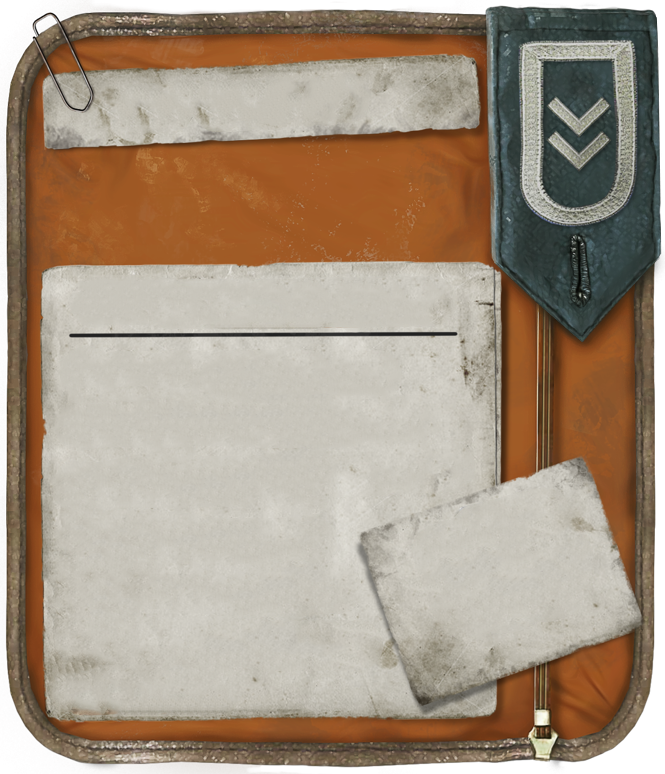
#> input picture discord_bot/assets/ranks/Штурманн.png, 665 x 774 px
$ python preview_card.py
#> lines starting #> are read from the running program, lines starting #| are printed output that depends on the picture
### discord_bot/card_renderer.py
from __future__ import annotations

import os
from functools import lru_cache
from io import BytesIO
from pathlib import Path

from PIL import Image, ImageDraw, ImageFilter, ImageFont, ImageOps

from constants import ATTRIBUTES, RANK_FILES, RANKS


@lru_cache(maxsize=64)
def _font(size: int, bold: bool = False) -> ImageFont.FreeTypeFont | ImageFont.ImageFont:
    configured = os.getenv("RATTEN_FONT_BOLD" if bold else "RATTEN_FONT_REGULAR", "").strip()
    filename = "DejaVuSans-Bold.ttf" if bold else "DejaVuSans.ttf"
    candidates = [
        Path(configured) if configured else None,
        Path(__file__).resolve().parent / "assets" / "fonts" / filename,
        Path("C:/Windows/Fonts/arialbd.ttf" if bold else "C:/Windows/Fonts/arial.ttf"),
        Path("/usr/share/fonts/truetype/dejavu/DejaVuSans-Bold.ttf" if bold else "/usr/share/fonts/truetype/dejavu/DejaVuSans.ttf"),
        Path("/usr/share/fonts/dejavu/DejaVuSans-Bold.ttf" if bold else "/usr/share/fonts/dejavu/DejaVuSans.ttf"),
        Path("/usr/share/fonts/truetype/liberation2/LiberationSans-Bold.ttf" if bold else "/usr/share/fonts/truetype/liberation2/LiberationSans-Regular.ttf"),
    ]
    for candidate in candidates:
        if candidate and candidate.is_file():
            return ImageFont.truetype(str(candidate), size=size)
    raise RuntimeError(
        "Не найден шрифт с поддержкой кириллицы. "
        "Установите fonts-dejavu-core или задайте RATTEN_FONT_REGULAR и RATTEN_FONT_BOLD."
    )


def _fit_text(draw: ImageDraw.ImageDraw, text: str, box_width: int, start_size: int, bold: bool = False):
    for size in range(start_size, 10, -1):
        font = _font(size, bold)
        if draw.textbbox((0, 0), text, font=font)[2] <= box_width:
            return font
    return _font(10, bold)


def _rotated_centered_text(image: Image.Image, text: str, center: tuple[int, int], width: int, angle: float, size: int, fill, bold: bool = False):
    measure = ImageDraw.Draw(image)
    font = _fit_text(measure, text, width, size, bold)
    box = measure.textbbox((0, 0), text, font=font)
    layer = Image.new("RGBA", (width + 30, max(60, box[3] - box[1] + 24)), (0, 0, 0, 0))
    layer_draw = ImageDraw.Draw(layer)
    x = (layer.width - (box[2] - box[0])) // 2
    y = (layer.height - (box[3] - box[1])) // 2 - box[1]
    layer_draw.text((x, y), text, fill=fill, font=font)
    rotated = layer.rotate(angle, expand=True, resample=Image.Resampling.BICUBIC)
    image.alpha_composite(rotated, (center[0] - rotated.width // 2, center[1] - rotated.height // 2))


# [55 lines left out: functions _wrapped_lines, _draw_notes, not called in this run]


class CardRenderer:
    def __init__(self, assets_dir: Path):
        self.assets_dir = assets_dir

    def render(self, character: dict) -> BytesIO:
        scale = 2
        s = lambda value: int(round(value * scale))
        point = lambda x, y: (s(x), s(y))
        rect = lambda left, top, right, bottom: (s(left), s(top), s(right), s(bottom))

        rank = RANKS[max(0, min(len(RANKS) - 1, int(character["rank_index"])))]
        template = self.assets_dir / "ranks" / RANK_FILES[rank]
        image = Image.open(template).convert("RGBA")
#> image is the input picture: PIL image 665x774 RGBA; mean R, G, B, A 155.2, 137.6, 119.1, 239.6
        image = image.resize((image.width * scale, image.height * scale), Image.Resampling.LANCZOS)
#> image: PIL image 1330x1548 RGBA
        draw = ImageDraw.Draw(image)
        ink = (45, 43, 38, 255)
        muted = (80, 74, 63, 255)

        full_name = f'{character["surname"]} {character["name"]}'
        _rotated_centered_text(image, full_name, center=point(260, 103), width=s(330), angle=3.5, size=s(24), fill=ink, bold=True)
#> in _rotated_centered_text, `box = measure.textbbox((0, 0), text, font=font)`: box = (0, 10, 407, 55)
#> in _rotated_centered_text, `layer = Image.new("RGBA", (width + 30, max(60, box[3] - box[1] + 24)),..`: layer: PIL image 690x69 RGBA; every value is 0
#> in _rotated_centered_text, `x = (layer.width - (box[2] - box[0])) // 2`: x = 141
#> in _rotated_centered_text, `y = (layer.height - (box[3] - box[1])) // 2 - box[1]`: y = 2
#> in _rotated_centered_text, `rotated = layer.rotate(angle, expand=True, resample=Image.Resampling.B..`:
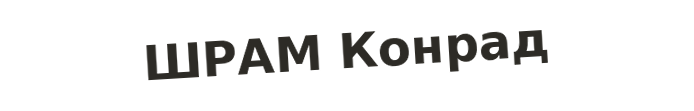
#> rotated: PIL image 694x111 RGBA; mean R, G, B, A 4.6, 4.4, 3.9, 22.3; transparent parts drawn white
        second = f'{character["class_name"]}  •  {character["race"]}  •  {rank}'
        draw.text(point(68, 303), second, fill=muted, font=_fit_text(draw, second, s(320), s(16), True))
        supply = f'БС: {character["supply_forms"]}'
        supply_font = _fit_text(draw, supply, s(145), s(14), True)
        supply_width = draw.textbbox((0, 0), supply, font=supply_font)[2]
#> supply_width = 82
        draw.text((s(456) - supply_width, s(303)), supply, fill=ink, font=supply_font)

        draw.text(point(67, 353), "СОСТОЯНИЕ БОЙЦА", fill=muted, font=_font(s(13), True))
        positions = [point(68, 382), point(267, 382), point(68, 423), point(267, 423)]
        for attribute, pos in zip(ATTRIBUTES, positions):
            values = character["attributes"][attribute]
            label = f'{attribute}: {values["current"]}/{values["max"]}'
            draw.text(pos, label, fill=ink, font=_fit_text(draw, label, s(185), s(16), True))

        status_accent = (105, 70, 47, 255)
        draw.text(point(68, 470), "ВОЛЯ", fill=muted, font=_font(s(10), True))
        draw.text(point(68, 486), f'{character["will_current"]} / {character["will_max"]}', fill=status_accent, font=_font(s(20), True))
        draw.text(point(267, 470), "ЗАРАЖЕНИЕ", fill=muted, font=_font(s(10), True))
        draw.text(point(267, 486), f'{character["infection"]} / {character.get("infection_max", 5)}', fill=status_accent, font=_font(s(20), True))
        draw.line(rect(68, 526, 350, 526), fill=(125, 113, 91, 180), width=scale)
        draw.text(point(68, 545), "ПОЛЕВЫЕ ЗАМЕТКИ", fill=muted, font=_font(s(11), True))
        notes = (character.get("notes") or "").strip()
#> notes = ''
        if notes:
            _draw_notes(draw, notes, rect(68, 565, 346, 686), ink, scale)
        else:
            draw.text(point(68, 565), "Нет записей", fill=(105, 98, 84, 190), font=_font(s(11)))

        photo_path = character.get("photo_path")
        if photo_path and Path(photo_path).exists():
            portrait = Image.open(photo_path).convert("RGBA")
            portrait = ImageOps.fit(portrait, point(238, 168), method=Image.Resampling.LANCZOS)
            edge_mask = Image.new("L", portrait.size, 0)
            ImageDraw.Draw(edge_mask).rounded_rectangle(rect(6, 6, 231, 161), radius=s(5), fill=255)
            edge_mask = edge_mask.filter(ImageFilter.GaussianBlur(s(4)))
            portrait.putalpha(edge_mask)
            tilted = portrait.rotate(20, expand=True, resample=Image.Resampling.BICUBIC, fillcolor=(0, 0, 0, 0))
            image.alpha_composite(tilted, point(358, 454))
        else:
            _rotated_centered_text(image, "ФОТО ОТСУТСТВУЕТ", center=point(500, 578), width=s(185), angle=20, size=s(12), fill=(105, 98, 84, 210), bold=True)
#> call 2 of _rotated_centered_text, with text = 'ФОТО ОТСУТСТВУЕТ', center = (1000, 1156), width = 370, angle = 20, size = 24, fill = (105, 98, 84, 210), bold = True
#> in _rotated_centered_text (call 2), `measure = ImageDraw.Draw(image)`:
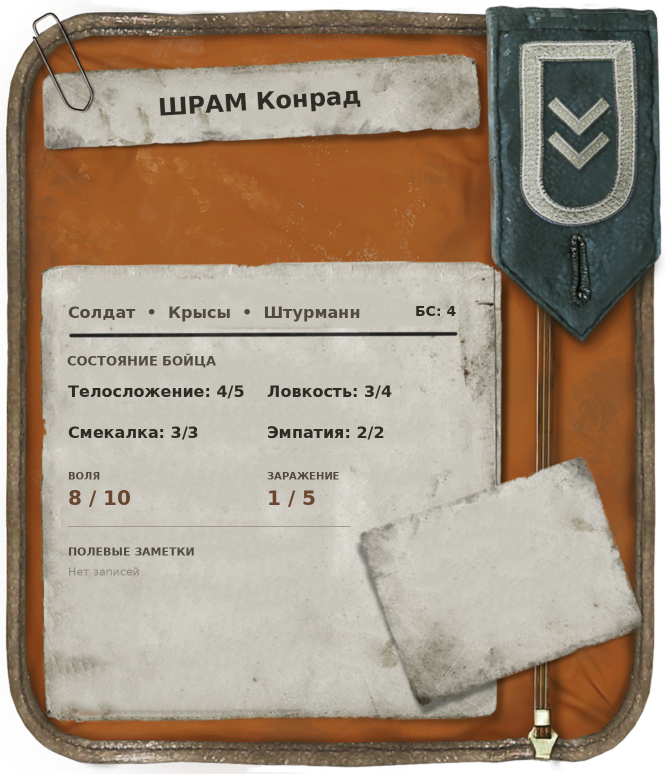
#> image: PIL image 1330x1548 RGBA (shown at 1/2 size); mean R, G, B, A 152.7, 134.5, 116.1, 239.5; transparent parts drawn white
#> in _rotated_centered_text (call 2), `box = measure.textbbox((0, 0), text, font=font)`: box = (0, 5, 283, 23)
#> in _rotated_centered_text (call 2), `layer = Image.new("RGBA", (width + 30, max(60, box[3] - box[1] + 24)),..`: layer: PIL image 400x60 RGBA; every value is 0
#> in _rotated_centered_text (call 2), `x = (layer.width - (box[2] - box[0])) // 2`: x = 58
#> in _rotated_centered_text (call 2), `y = (layer.height - (box[3] - box[1])) // 2 - box[1]`: y = 16
#> in _rotated_centered_text (call 2), `rotated = layer.rotate(angle, expand=True, resample=Image.Resampling.B..`:
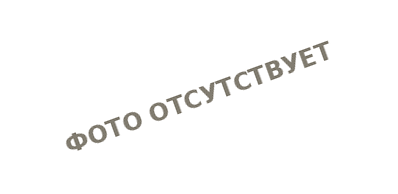
#> rotated: PIL image 398x194 RGBA; mean R, G, B, A 4, 3.8, 3.2, 6.2; transparent parts drawn white

        output = BytesIO()
        image.convert("RGB").save(output, "PNG", optimize=True)
        output.seek(0)
        return output

    # [42 lines left out: function render_dossier, not called in this run]

### discord_bot/preview_card.py
from pathlib import Path

from card_renderer import CardRenderer

sample = {
    "surname": "ШРАМ",
    "name": "Конрад",
    "class_name": "Солдат",
    "race": "Крысы",
    "rank_index": 2,
    "will_current": 8,
    "will_max": 10,
    "infection": 1,
    "supply_forms": 4,
    "photo_path": None,
    "attributes": {
        "Телосложение": {"current": 4, "max": 5},
        "Ловкость": {"current": 3, "max": 4},
        "Смекалка": {"current": 3, "max": 3},
        "Эмпатия": {"current": 2, "max": 2},
    },
}

output = Path(__file__).parent / "data" / "card-preview.png"
output.write_bytes(CardRenderer(Path(__file__).parent / "assets").render(sample).getvalue())
print(output)

$ run again, with discord_bot/assets/augmentations-canine-marsupial.png copied over discord_bot/assets/ranks/Штурманн.png
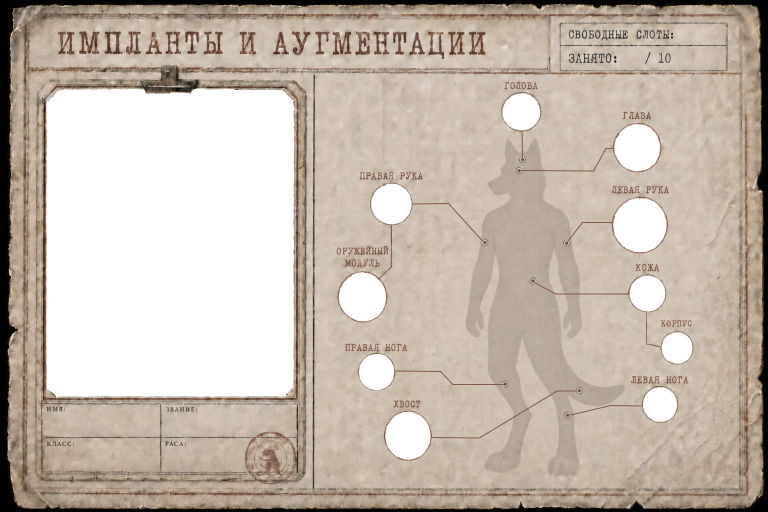
#> input picture discord_bot/assets/augmentations-canine-marsupial.png, 1536 x 1024 px (shown at 1/2 size)
#> in render, image is the input picture: PIL image 1536x1024 RGBA; mean R, G, B, A 196.7, 184.7, 172.8, 197.4
#> box = (0, 10, 407, 55)
#> layer: PIL image 690x69 RGBA; every value is 0
#> x = 141
#> y = 2
#> supply_width = 82
#> notes = ''
#> in _rotated_centered_text (call 2), `measure = ImageDraw.Draw(image)`:
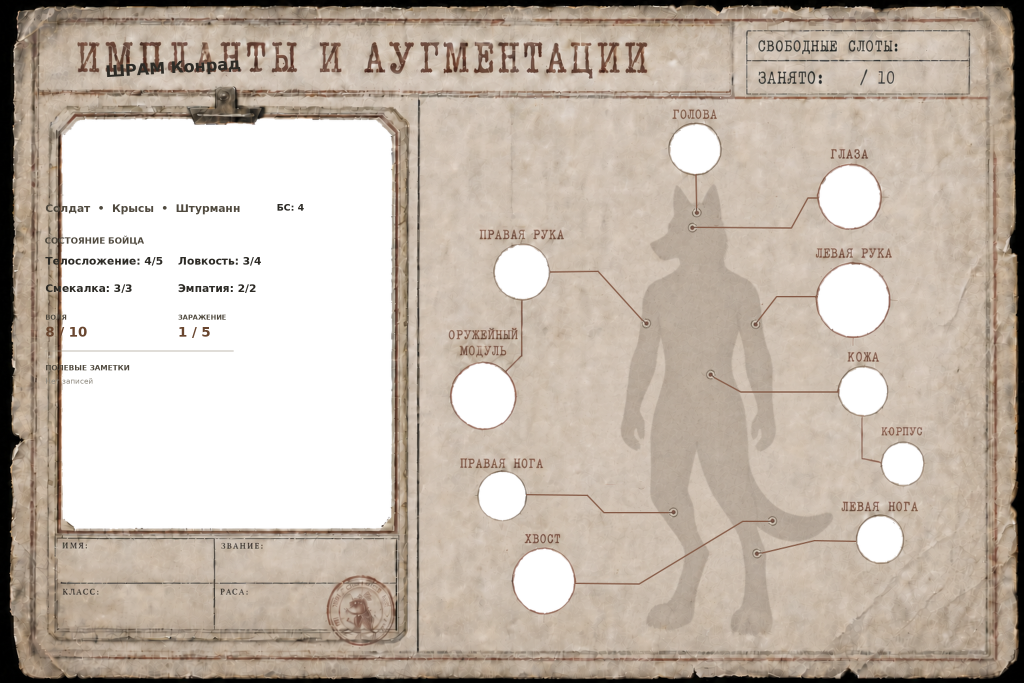
#> image: PIL image 3072x2048 RGBA (shown at 1/3 size); mean R, G, B, A 140.4, 128.3, 116.3, 198.3; transparent parts drawn white
#> box = (0, 5, 283, 23)
#> layer: PIL image 400x60 RGBA; every value is 0
#> x = 58
#> y = 16
#> rotated: PIL image 398x194 RGBA
